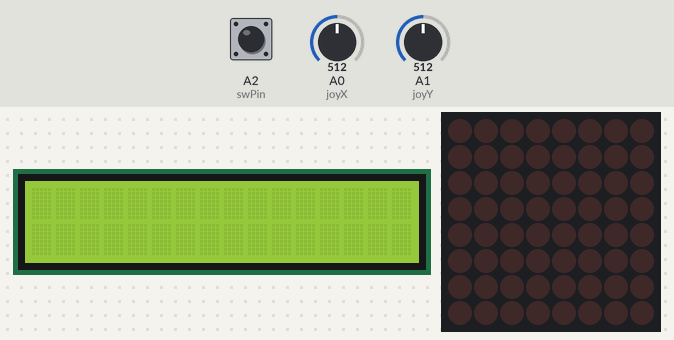
A sketch run on a simulated Arduino Uno, built with avr-gcc and run on an emulated ATmega328P. Shown: 16×2 character LCD, 8×8 LED matrix. Inputs (shaded band) come from the test bench; at power-on: A2 (swPin) HIGH, A1 (joyY) = 512, A0 (joyX) = 512. Random numbers use the default seed unless the sketch sets one; EEPROM starts erased; what the sketch prints to the serial monitor is not drawn.

Above: at 1.2 s.
1.3 s: A2 (swPin) pulled LOW for 0.15 s
At 1.52 s:
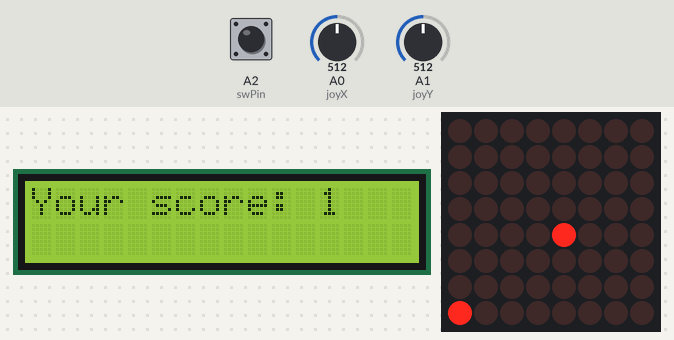
2.0 s: A1 (joyY) set to 413
5.0 s: A1 (joyY) set to 387
At 8.7 s:
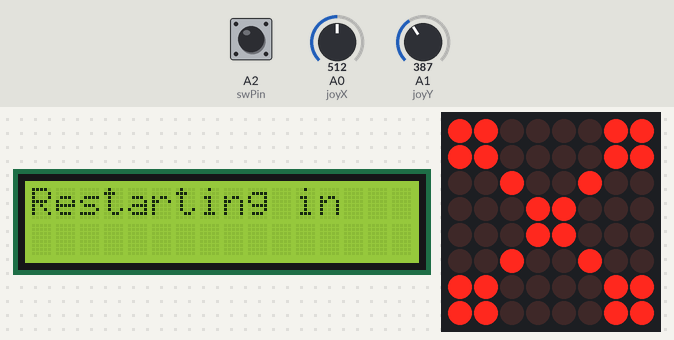
13.4 s: A2 (swPin) pulled LOW for 1 s
At 16.91 s:
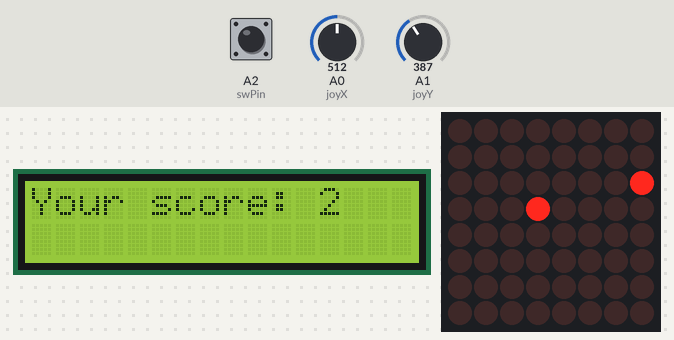
Timing chart, 0 to 18.4 s (numbered marks = the images above; inputs shaded):
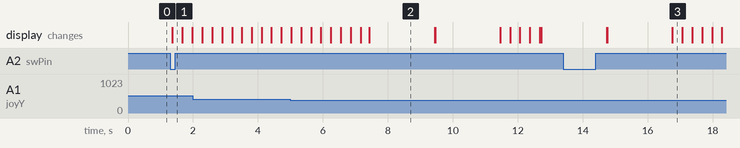

Measured:
- the behaviour switches between 400 and 399 on A1 (joyY) (found by bisection; images 1 and 2)
- after the input at 1.3 s, the display: changes after 0.07 s (image 1)
- after the input at 13.4 s, the display: first changes after 1.3 s (image 3 shows a later state)
- what the display in image 2 shows lasts 2.0 s, from 7.4 s to 9.4 s

The sketch:

driverMatrix2.ino
```cpp
#include "LedControl.h"
#include <LiquidCrystal.h>
#include <EEPROM.h>

const int RS = 9;
const int enable = 8;
const int d4 = 4;
const int d5 = 5;
const int d6 = 6;
const int d7 = 7;

LiquidCrystal lcd(RS, enable, d4, d5, d6, d7);

const bool endScreen[8][8] = {
  // 0  1  2  3  4  5  6  7
  {1, 1, 0, 0, 0, 0, 1, 1}, // 0
  {1, 1, 0, 0, 0, 0, 1, 1}, // 1
  {0, 0, 1, 0, 0, 1, 0, 0}, // 2
  {0, 0, 0, 1, 1, 0, 0, 0}, // 3
  {0, 0, 0, 1, 1, 0, 0, 0}, // 4
  {0, 0, 1, 0, 0, 1, 0, 0}, // 5
  {1, 1, 0, 0, 0, 0, 1, 1}, // 6
  {1, 1, 0, 0, 0, 0, 1, 1}  // 7
};

const int brightness = 0;
const int dinPin = 12;
const int clkPin = 11;
const int loadPin = 10;
const int noOfDrivers = 1;

// joystick pins
const int joyX = A0;
const int joyY = A1;
const int swPin = A2;

//joystick values
int posX = 3, posY = 3;
int valX, valY, swValue;
boolean movedX = false, movedY = false;
int lastSwState = 1;
unsigned long lastDebounceTime = 0;
int swState = 0;
int ledState = 0;

// current shell row
int shRow;
// initial shell column
int initSh;
// enemy shell row & column
int enShRow, enShRow2; // max 2 enemy shells on screen at a time
int enShCol, enShCol2;


int flag = 0;
int flagSh = 0;
int flagSh2 = 0;

int score = 0;
int highScore = 0;
int lives = 3;


// timer for the traveling tank shell
unsigned long prevMil = 0;
// timer for the traveling enemy tank shell
unsigned long prevMil2 = 0, prevMil3 = 0, startMil = 0;
// timer for restarting game
unsigned long endMil = 0;
// score timer
unsigned long scoreMil = 0;

boolean gameOver = false;
boolean start = false;

class pixel {
  public:
  int posX, posY;
};

pixel tank[9];

LedControl lc = LedControl(dinPin, clkPin, loadPin, noOfDrivers);

bool matrix[8][8] = {
// 0  1  2  3  4  5  6  7
  {0, 0, 0, 0, 0, 0, 0, 0}, // 0
  {0, 0, 0, 0, 0, 0, 0, 0}, // 1
  {0, 0, 0, 0, 0, 0, 0, 0}, // 2
  {0, 0, 0, 0, 0, 0, 0, 0}, // 3
  {0, 0, 0, 0, 0, 0, 0, 0}, // 4
  {0, 0, 0, 0, 0, 0, 0, 0}, // 5
  {0, 0, 0, 0, 0, 0, 0, 0}, // 6
  {0, 0, 0, 0, 0, 0, 0, 0} // 7
};

void moveLeft() {
  for (int i = 0; i < 7; i++) {
    tank[i].posX++;
  }
}

void moveRight() {
    for (int i = 0; i < 7; i++) {
    tank[i].posX--;
  }
}

void movement() {
  valX = analogRead(joyX);
  valY = analogRead(joyY);

  if (valY < 400)
  {
    if (movedY == false)
    {
      moveRight();
      movedY = true;
    }
  }
  else
  {
    if (valY > 600)
    {
      if (movedY == false)
      {
        moveLeft();
        movedY = true;
      }
    }
    else movedY = false;
  }

  // for wall collision
  for (int i = 0; i < 7; i++) {
    if (tank[i].posY == 8) tank[i].posY = 0;
    if (tank[i].posY == -1) tank[i].posY = 7;
    if (tank[i].posX == 8) tank[i].posX = 0;
    if (tank[i].posX == -1) tank[i].posX = 7;
  }
}

void displayMatrix() {
  for (int i = 0; i < 7; i++) {
    lc.setLed(0, tank[i].posX, tank[i].posY, 1);
  }

  for (int i = 0; i < 8; i++) {
    for (int j = 0; j < 8; j++) {
      lc.setLed(0, i, j, 0);
    }
  }
}

void tankShell() { // generates your tank's shell
  unsigned long currMil = millis();
/*
  int reading = digitalRead(swPin);
  if(reading != lastSwState) {
    lastDebounceTime = millis();
  }
*/
  //if((millis() - lastDebounceTime) > 50) {
    lc.setLed(0, initSh, shRow, 1);
    if (currMil - prevMil > 600) {
      prevMil = currMil;
      if (shRow >= 0) {
        shRow--;
      }
      else {
        shRow = tank[0].posY;
        flag = 0;
      }
    }
  //}
}

void enemyShell() { // generates random incoming enemy shell
  unsigned long currMil = millis();
  lc.setLed(0, enShCol, enShRow, 1);
  if (currMil - prevMil2 > 200) {
    prevMil2 = currMil;
    if (enShRow >= 7) {
      enShRow = 0;
      flagSh = 0;
    }
    else {
      enShRow++;
    }
  }
}

void endGame() {
  for (int i = 0; i < 8; i++) {
    for (int j = 0; j < 8; j++) {
      lc.setLed(0, i, j, endScreen[i][j]);
    }
  }
  gameOver = true;
}

void checkCollision() {
  for (int i = 0; i < 7; i++) {
    if (tank[i].posX == enShCol && tank[i].posY == enShRow) {
      lives--;
      endGame();
      endMil = millis();
      if (highScore < score) {
        highScore = score;
        lcd.setCursor(0, 0);
        lcd.print("HIGHSCORE: ");
        lcd.print(highScore);
      }
    }
  }
}

void setup() {
  lc.shutdown(0, false); // turn off power saving, enables display
  lc.setIntensity(0, brightness); // sets brightness (between 0 and 15)
  lc.clearDisplay(0);
  Serial.begin(9600);
  pinMode(swPin, INPUT_PULLUP);

  lcd.begin(16, 2);
  lcd.clear();

  // tank's initial pixels positions
  tank[0].posY = 5;
  tank[0].posX = 4;

  tank[1].posY = 6;
  tank[1].posX = 3;

  tank[2].posY = 6;
  tank[2].posX = 4;

  tank[3].posY = 6;
  tank[3].posX = 5;

  tank[4].posY = 7;
  tank[4].posX = 3;

  tank[5].posY = 7;
  tank[5].posX = 4;

  tank[6].posY = 7;
  tank[6].posX = 5;

  // current shell row
  shRow = tank[0].posX;
}

void loop() {
  Serial.println(lives);
  int reading = digitalRead(swPin);
  if (reading != lastSwState) {
    lastDebounceTime = millis();
  }
  if((millis() - lastDebounceTime) > 50) {
    if (reading != swState) {
      swState = reading;
      if (swState == LOW) {
        start = true;
      }
    }
  }
  if (start == true) {
    if (lives <= 0) {
      start = false;
    }
    if (gameOver == true) {
      endGame();
      lcd.setCursor(0, 0);
      lcd.print("Restarting in ");
      if (millis() - endMil % 1000 == 0) {
        lcd.setCursor(14, 0);
        lcd.print(millis() - endMil / 1000);
      }
      if (millis() - endMil % 2000 == 0) {
        lcd.setCursor(14, 0);
        lcd.print(millis() - endMil / 1000);
      }
      if (millis() - endMil % 3000 == 0) {
        lcd.setCursor(14, 0);
        lcd.print(millis() - endMil / 1000);
      }
      if (millis() - endMil % 4000 == 0) {
        lcd.setCursor(14, 0);
        lcd.print(millis() - endMil / 1000);
      }
      if (millis() - endMil % 5000 == 0) {
        lcd.setCursor(14, 0);
        lcd.print(millis() - endMil / 1000);
      }
      if (millis() - endMil > 2000) {
        gameOver = false;
      }
    }
    else {
      unsigned long scMil = millis();
      if (scMil - scoreMil > 1000) {
        score++;
        scoreMil = scMil;
      }
      lcd.setCursor(0, 0);
      lcd.print("Your score: ");
      lcd.print(score);
      movement();
      displayMatrix();
      if (flag == 0) {
        initSh = tank[0].posX;
        flag = 1;
      }
      tankShell();
      if (flagSh == 0) {
        enShCol = random(8);
        flagSh = 1;
      }
      enemyShell();
      checkCollision();
    }
  }
  else {
    start = false;
    int eeAddress = 0;
    EEPROM.put(eeAddress, highScore);
    score = 0;
    lives = 3;
  }
  lastSwState = reading;
}
```
